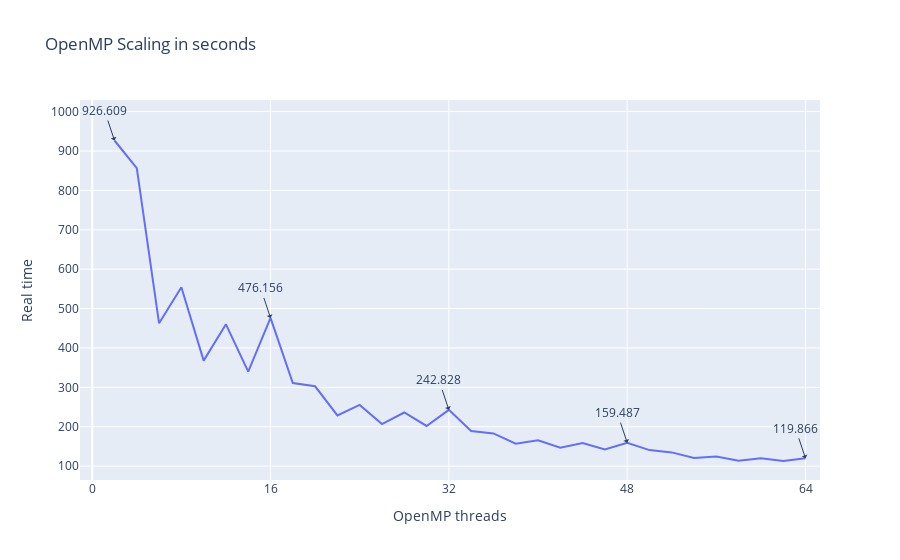

Notebook source saved alongside this figure:
### Markdown cell above
### Plotting the execution time

### Code cell
import plotly.express as px
import plotly.graph_objects as go
import numpy as np

# Plot the execution time 

fig = px.line(omp_df, x='OpenMP threads', y='Real time', title="OpenMP Scaling in seconds")
total_processes = omp_df['OpenMP threads'].max()
quarter_points = [int(total_processes / 4) * i for i in range(5)]  # [0, 1/4, 2/4, 3/4, 1]

# Set the x-axis tick marks and labels
fig.update_xaxes(
    tickvals=quarter_points,
    ticktext=[f'{int(p)}' for p in quarter_points]  # You can customize the format of the labels
)

# Annotate the quarter points with y-axis labels
for x in quarter_points:
    # Find the nearest MPI processes value to the quarter point
    nearest_idx = np.abs(omp_df['OpenMP threads'] - x).idxmin()
    nearest_mpi_processes = omp_df.loc[nearest_idx, 'OpenMP threads']
    nearest_real_time = omp_df.loc[nearest_idx, 'Real time']
    fig.add_annotation(x=nearest_mpi_processes, y=nearest_real_time, text=str(nearest_real_time), showarrow=True, arrowhead=1)

# Show the plot
fig.show()

### Figure 1 — Plotly figure (JSON) as saved in the notebook; plotly's stock layout.template omitted (floating-point values rounded to 4 significant figures)
{"data": [{"hovertemplate": "OpenMP threads=%{x}<br>Real time=%{y}<extra></extra>", "legendgroup": "", "line": {"color": "#636efa", "dash": "solid"}, "marker": {"symbol": "circle"}, "mode": "lines", "name": "", "orientation": "v", "showlegend": false, "type": "scatter", "x": [2, 4, 6, 8, 10, 12, 14, 16, 18, 20, 22, 24, 26, 28, 30, 32, 34, 36, 38, 40, 42, 44, 46, 48, 50, 52, 54, 56, 58, 60, 62, 64], "xaxis": "x", "y": [926.6, 856.4, 462.5, 553.9, 367.8, 459.9, 339.7, 476.2, 310.7, 302.7, 228.7, 255.3, 206.6, 236.1, 202.0, 242.8, 189.3, 183.0, 156.7, 165.5, 146.9, 158.9, 142.4, 159.5, 140.7, 134.8, 120.5, 124.5, 113.9, 120.0, 113.0, 119.9], "yaxis": "y"}], "layout": {"annotations": [{"arrowhead": 1, "showarrow": true, "text": "926.609", "x": 2, "y": 926.6}, {"arrowhead": 1, "showarrow": true, "text": "476.156", "x": 16, "y": 476.2}, {"arrowhead": 1, "showarrow": true, "text": "242.828", "x": 32, "y": 242.8}, {"arrowhead": 1, "showarrow": true, "text": "159.487", "x": 48, "y": 159.5}, {"arrowhead": 1, "showarrow": true, "text": "119.866", "x": 64, "y": 119.9}], "legend": {"tracegroupgap": 0}, "title": {"text": "OpenMP Scaling in seconds"}, "xaxis": {"anchor": "y", "domain": [0, 1], "ticktext": ["0", "16", "32", "48", "64"], "tickvals": [0, 16, 32, 48, 64], "title": {"text": "OpenMP threads"}}, "yaxis": {"anchor": "x", "domain": [0, 1], "title": {"text": "Real time"}}}}
